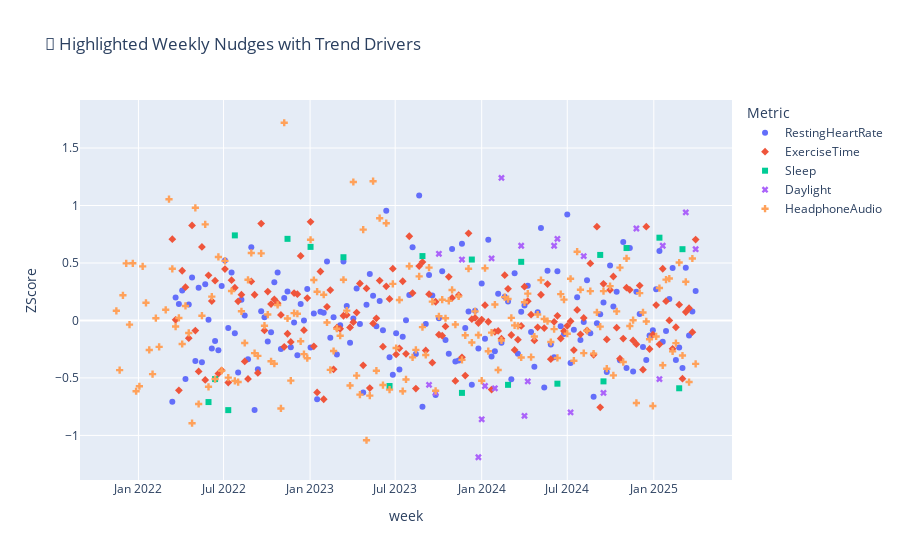

Notebook code cell kept with this figure:
### Code cell
highlighted = weekly_combined.dropna(subset=["LLM_Nudge"])

highlighted_long = highlighted.melt(
    id_vars=["week", "TrendSummary", "LLM_Nudge"],
    value_vars=["RestingHeartRate", "ExerciseTime", "Sleep", "Daylight", "HeadphoneAudio"],
    var_name="Metric", value_name="ZScore"
).dropna()

fig = px.scatter(
    highlighted_long,
    x="week",
    y="ZScore",
    color="Metric",
    symbol="Metric",
    hover_data=["TrendSummary", "LLM_Nudge"],
    title="📌 Highlighted Weekly Nudges with Trend Drivers"
)
fig.show()

### Figure 1 — Plotly figure (JSON) as saved in the notebook; plotly's stock layout.template omitted (floating-point values rounded to 4 significant figures; data arrays with more than 128 entries replaced by an {"elided": "..."} marker saying what was removed)
{"data": [{"customdata": {"elided": "160x2 str values"}, "hovertemplate": "Metric=RestingHeartRate<br>week=%{x}<br>ZScore=%{y}<br>TrendSummary=%{customdata[0]}<br>LLM_Nudge=%{customdata[1]}<extra></extra>", "legendgroup": "RestingHeartRate", "marker": {"color": "#636efa", "symbol": "circle"}, "mode": "markers", "name": "RestingHeartRate", "orientation": "v", "showlegend": true, "type": "scatter", "x": {"elided": "160 str values"}, "xaxis": "x", "y": {"elided": "160 float values"}, "yaxis": "y"}, {"customdata": {"elided": "160x2 str values"}, "hovertemplate": "Metric=ExerciseTime<br>week=%{x}<br>ZScore=%{y}<br>TrendSummary=%{customdata[0]}<br>LLM_Nudge=%{customdata[1]}<extra></extra>", "legendgroup": "ExerciseTime", "marker": {"color": "#EF553B", "symbol": "diamond"}, "mode": "markers", "name": "ExerciseTime", "orientation": "v", "showlegend": true, "type": "scatter", "x": {"elided": "160 str values"}, "xaxis": "x", "y": {"elided": "160 float values"}, "yaxis": "y"}, {"customdata": [["Sleep: -0.71 | Noise Exposure: -0.58", "\"Consider improving sleep hygiene to reduce sleep z-score (-0.71) and potentially mitigate negative impacts on overall well-being.\""], ["Sleep: -0.51 | Noise Exposure: -0.51", "\"Prioritize a quiet environment tonight to optimize sleep quality, as both Sleep and Noise Exposure z-scores indicate significant disturbance.\""], ["Exercise Time: -0.54 | Sleep: -0.78", "\"Prioritize a 30-minute morning walk to boost exercise time and counterbalance sleep deficit for increased energy and alertness.\""], ["Sleep: +0.74 | Noise Exposure: -0.53", "\"Consider using earplugs or noise-cancelling devices to mitigate excessive noise exposure and prioritize sleep quality, given your above-average noise exposure z-score.\""], ["Sleep: +0.71", "\"Based on your elevated Sleep z-score, prioritize establishing a relaxing bedtime routine to support optimal rest and recovery.\""], ["Exercise Time: +0.86 | Sleep: +0.64 | Noise Exposure: +0.70", "\"Given the positive z-scores for Exercise Time, Sleep, and Noise Exposure, I recommend maintaining your current active routine and exploring noise-reducing strategies to further optimize overall well-being.\""], ["Resting HR: +0.51 | Sleep: +0.55", "\"Consider increasing physical activity to offset elevated resting heart rate and optimize overall cardiovascular well-being.\""], ["Sleep: -0.57 | Noise Exposure: -0.60", "\"Prioritize a quiet sleep environment or consider earplugs to mitigate excessive noise exposure, as both metrics suggest you're struggling with restful sleep.\""], ["Resting HR: -0.75 | Exercise Time: +0.51 | Sleep: +0.56", "\"Consider increasing Exercise Time to balance out Resting HR; +0.51 z-score suggests a positive correlation between physical activity and heart rate regulation.\""], ["Resting HR: +0.67 | Sleep: -0.63 | Daylight: +0.53", "\"Consider increasing Daylight exposure to balance your circadian rhythms and potentially reduce Resting HR.\""], ["Resting HR: -0.56 | Sleep: +0.53", "\"Prioritize stress-reducing sleep habits to compensate for slightly elevated heart rate.\""], ["Sleep: -0.56", "\"Prioritize sleep optimization strategies to improve overall well-being, considering a 0.56 standard deviation deficit in current sleep patterns.\""], ["Sleep: +0.51 | Daylight: +0.65", "\"Given the combined positive trends in Sleep and Daylight, prioritize morning sunlight exposure for a natural boost in alertness and circadian rhythm synchronization.\""], ["Sleep: -0.55 | Daylight: +0.71", "\"Consider increasing natural light exposure to boost mood and energy, given the positive daylight z-score trend.\""], ["Exercise Time: -0.76 | Sleep: +0.57", "\"Increase daily exercise time to optimize physical activity and balance with sleep quality.\""], ["Sleep: -0.53 | Daylight: -0.63", "\"Consider increasing daylight exposure to balance circadian rhythms and improve overall well-being, given current sleep and daylight trends.\""], ["Sleep: +0.63 | Noise Exposure: +0.54", "\"Consider earplugs or noise-cancelling headphones to reduce excessive noise exposure, as your +0.54 z-score suggests a potential impact on overall well-being.\""], ["Resting HR: +0.60 | Sleep: +0.72 | Daylight: -0.51", "\"Consider increasing Daylight exposure to potentially mitigate the negative impact on overall well-being.\""], ["Sleep: -0.59 | Noise Exposure: +0.50", "\"Address the noise exposure with ear protection or a quiet environment to promote better sleep and overall well-being.\""], ["Exercise Time: -0.51 | Sleep: +0.62", "\"Prioritize a 15-minute evening walk to balance sleep quality and offset reduced exercise time, promoting healthier daily rhythms.\""]], "hovertemplate": "Metric=Sleep<br>week=%{x}<br>ZScore=%{y}<br>TrendSummary=%{customdata[0]}<br>LLM_Nudge=%{customdata[1]}<extra></extra>", "legendgroup": "Sleep", "marker": {"color": "#00cc96", "symbol": "square"}, "mode": "markers", "name": "Sleep", "orientation": "v", "showlegend": true, "type": "scatter", "x": ["2022-05-30T00:00:00.000000000", "2022-06-13T00:00:00.000000000", "2022-07-11T00:00:00.000000000", "2022-07-25T00:00:00.000000000", "2022-11-14T00:00:00.000000000", "2023-01-02T00:00:00.000000000", "2023-03-13T00:00:00.000000000", "2023-06-19T00:00:00.000000000", "2023-08-28T00:00:00.000000000", "2023-11-20T00:00:00.000000000", "2023-12-11T00:00:00.000000000", "2024-02-26T00:00:00.000000000", "2024-03-25T00:00:00.000000000", "2024-06-10T00:00:00.000000000", "2024-09-09T00:00:00.000000000", "2024-09-16T00:00:00.000000000", "2024-11-04T00:00:00.000000000", "2025-01-13T00:00:00.000000000", "2025-02-24T00:00:00.000000000", "2025-03-03T00:00:00.000000000"], "xaxis": "x", "y": [-0.71, -0.51, -0.78, 0.74, 0.71, 0.64, 0.55, -0.57, 0.56, -0.63, 0.53, -0.56, 0.51, -0.55, 0.57, -0.53, 0.63, 0.72, -0.59, 0.62], "yaxis": "y"}, {"customdata": [["Daylight: -0.56", "\"Prioritize natural light exposure through morning walks or outdoor activities to boost mood and cognitive function, as a negative daylight z-score suggests a potential need for increased sunlight.\""], ["Resting HR: -0.65 | Daylight: -0.63 | Noise Exposure: -0.61", "\"Consider incorporating stress-reducing activities into your daily routine to offset the negative trends in Resting HR, Daylight, and Noise Exposure.\""], ["Daylight: +0.58", "\"Consider increasing natural light exposure, as a +0.58 Z-Score suggests an optimal daylight environment for overall well-being.\""], ["Resting HR: +0.67 | Sleep: -0.63 | Daylight: +0.53", "\"Consider increasing Daylight exposure to balance your circadian rhythms and potentially reduce Resting HR.\""], ["Daylight: -1.19", "\"Prioritize morning sunlight exposure to counterbalance the negative daylight trend and potentially boost mood and overall well-being.\""], ["Daylight: -0.86 | Noise Exposure: -0.52", "\"Prioritize daytime activities with reduced noise exposure to compensate for lower daylight levels and potentially negative effects on overall well-being.\""], ["Daylight: -0.57", "\"Consider increasing daylight exposure to offset negative trends; prioritize morning activities or schedule accordingly.\""], ["Exercise Time: -0.60 | Daylight: +0.54", "\"Consider incorporating morning exercises or daytime physical activities to capitalize on Daylight's positive influence and balance out Exercise Time's negative trend.\""], ["Daylight: -0.59", "\"Consider implementing a daily light exposure routine, given your negative daylight z-score, to potentially boost mood and energy levels.\""], ["Daylight: +1.24", "\"Given the positive daylight z-score, consider increasing your Vitamin D-rich activities or morning sunlight exposure to boost mood and overall well-being.\""], ["Sleep: +0.51 | Daylight: +0.65", "\"Given the combined positive trends in Sleep and Daylight, prioritize morning sunlight exposure for a natural boost in alertness and circadian rhythm synchronization.\""], ["Daylight: -0.83", "\"Consider increasing Daylight exposure to boost circadian rhythms and overall well-being, as the negative z-score suggests a potential disconnect from natural light.\""], ["Daylight: -0.53", "\"Consider increasing Daylight exposure as a simple way to boost mood and overall well-being, given your current score of -0.53.\""], ["Daylight: +0.65", "\"Take advantage of the extra daylight hours by increasing outdoor activities to boost your mood and overall well-being!\""], ["Sleep: -0.55 | Daylight: +0.71", "\"Consider increasing natural light exposure to boost mood and energy, given the positive daylight z-score trend.\""], ["Daylight: -0.80", "\"Prioritize evening illumination to combat potential daylight deficiency, enhancing overall mood and energy.\""], ["Daylight: +0.56", "\"Embrace the extra daylight by taking a 15-minute morning walk to boost vitamin D levels and energy!\""], ["Sleep: -0.53 | Daylight: -0.63", "\"Consider increasing daylight exposure to balance circadian rhythms and improve overall well-being, given current sleep and daylight trends.\""], ["Daylight: +0.80 | Noise Exposure: -0.72", "\"Consider increasing daylight exposure given the strong positive trend (+0.80), which may help boost mood and overall well-being.\""], ["Resting HR: +0.60 | Sleep: +0.72 | Daylight: -0.51", "\"Consider increasing Daylight exposure to potentially mitigate the negative impact on overall well-being.\""], ["Daylight: +0.65", "\"Given the positive daylight z-score, prioritize morning sunlight exposure for improved mood and energy.\""], ["Daylight: +0.94", "\"Given your elevated Daylight z-score, consider maximizing morning sunlight exposure for natural mood boosters and vitamin D production.\""], ["Exercise Time: +0.70 | Daylight: +0.62", "\"Embrace daylight by taking a morning walk to complement your consistent exercise routine, leveraging this synergy for overall well-being.\""]], "hovertemplate": "Metric=Daylight<br>week=%{x}<br>ZScore=%{y}<br>TrendSummary=%{customdata[0]}<br>LLM_Nudge=%{customdata[1]}<extra></extra>", "legendgroup": "Daylight", "marker": {"color": "#ab63fa", "symbol": "x"}, "mode": "markers", "name": "Daylight", "orientation": "v", "showlegend": true, "type": "scatter", "x": ["2023-09-11T00:00:00.000000000", "2023-09-25T00:00:00.000000000", "2023-10-02T00:00:00.000000000", "2023-11-20T00:00:00.000000000", "2023-12-25T00:00:00.000000000", "2024-01-01T00:00:00.000000000", "2024-01-08T00:00:00.000000000", "2024-01-22T00:00:00.000000000", "2024-01-29T00:00:00.000000000", "2024-02-12T00:00:00.000000000", "2024-03-25T00:00:00.000000000", "2024-04-01T00:00:00.000000000", "2024-04-08T00:00:00.000000000", "2024-06-03T00:00:00.000000000", "2024-06-10T00:00:00.000000000", "2024-07-08T00:00:00.000000000", "2024-08-05T00:00:00.000000000", "2024-09-16T00:00:00.000000000", "2024-11-25T00:00:00.000000000", "2025-01-13T00:00:00.000000000", "2025-01-20T00:00:00.000000000", "2025-03-10T00:00:00.000000000", "2025-03-31T00:00:00.000000000"], "xaxis": "x", "y": [-0.56, -0.63, 0.58, 0.53, -1.19, -0.86, -0.57, 0.54, -0.59, 1.24, 0.65, -0.83, -0.53, 0.65, 0.71, -0.8, 0.56, -0.63, 0.8, -0.51, 0.65, 0.94, 0.62], "yaxis": "y"}, {"customdata": {"elided": "175x2 str values"}, "hovertemplate": "Metric=HeadphoneAudio<br>week=%{x}<br>ZScore=%{y}<br>TrendSummary=%{customdata[0]}<br>LLM_Nudge=%{customdata[1]}<extra></extra>", "legendgroup": "HeadphoneAudio", "marker": {"color": "#FFA15A", "symbol": "cross"}, "mode": "markers", "name": "HeadphoneAudio", "orientation": "v", "showlegend": true, "type": "scatter", "x": {"elided": "175 str values"}, "xaxis": "x", "y": {"elided": "175 float values"}, "yaxis": "y"}], "layout": {"legend": {"title": {"text": "Metric"}, "tracegroupgap": 0}, "title": {"text": "📌 Highlighted Weekly Nudges with Trend Drivers"}, "xaxis": {"anchor": "y", "domain": [0, 1], "title": {"text": "week"}}, "yaxis": {"anchor": "x", "domain": [0, 1], "title": {"text": "ZScore"}}}}
